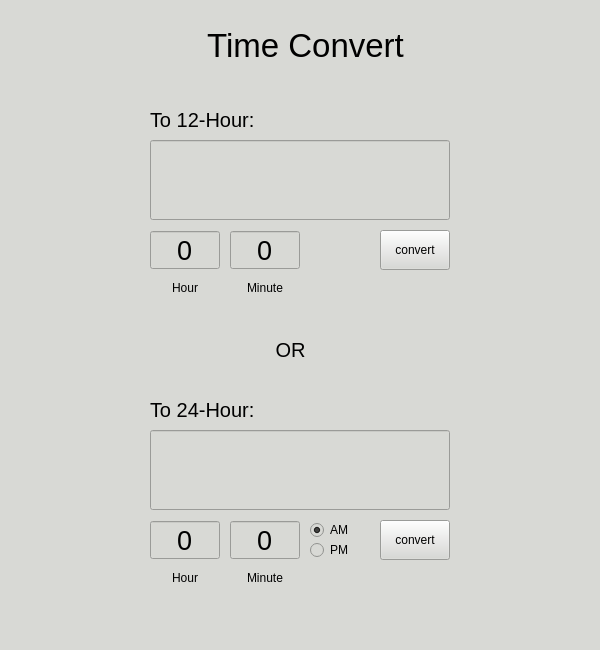
<?xml version="1.0" encoding="UTF-8"?>
<ui version="4.0">
 <class>MainWindow</class>
 <widget class="QMainWindow" name="MainWindow">
  <property name="geometry">
   <rect>
    <x>0</x>
    <y>0</y>
    <width>600</width>
    <height>650</height>
   </rect>
  </property>
  <property name="minimumSize">
   <size>
    <width>600</width>
    <height>650</height>
   </size>
  </property>
  <property name="maximumSize">
   <size>
    <width>600</width>
    <height>650</height>
   </size>
  </property>
  <property name="font">
   <font>
    <pointsize>15</pointsize>
   </font>
  </property>
  <property name="windowTitle">
   <string>TimeConvert</string>
  </property>
  <property name="windowIcon">
   <iconset resource="Resources.qrc">
    <normaloff>:/Icon/Timecon.png</normaloff>:/Icon/Timecon.png</iconset>
  </property>
  <property name="styleSheet">
   <string notr="true">background-color: rgb(216, 217, 213);</string>
  </property>
  <widget class="QWidget" name="centralwidget">
   <widget class="QLabel" name="label_hour_12">
    <property name="geometry">
     <rect>
      <x>160</x>
      <y>280</y>
      <width>50</width>
      <height>15</height>
     </rect>
    </property>
    <property name="text">
     <string>Hour</string>
    </property>
    <property name="alignment">
     <set>Qt::AlignCenter</set>
    </property>
   </widget>
   <widget class="QLabel" name="label_mint_12">
    <property name="geometry">
     <rect>
      <x>240</x>
      <y>280</y>
      <width>50</width>
      <height>15</height>
     </rect>
    </property>
    <property name="text">
     <string>Minute</string>
    </property>
    <property name="alignment">
     <set>Qt::AlignCenter</set>
    </property>
   </widget>
   <widget class="QLineEdit" name="screen_12">
    <property name="geometry">
     <rect>
      <x>150</x>
      <y>140</y>
      <width>300</width>
      <height>80</height>
     </rect>
    </property>
    <property name="font">
     <font>
      <pointsize>20</pointsize>
     </font>
    </property>
    <property name="styleSheet">
     <string notr="true"/>
    </property>
    <property name="text">
     <string/>
    </property>
    <property name="alignment">
     <set>Qt::AlignCenter</set>
    </property>
    <property name="readOnly">
     <bool>true</bool>
    </property>
   </widget>
   <widget class="QLabel" name="label_or">
    <property name="geometry">
     <rect>
      <x>260</x>
      <y>340</y>
      <width>61</width>
      <height>20</height>
     </rect>
    </property>
    <property name="font">
     <font>
      <pointsize>15</pointsize>
     </font>
    </property>
    <property name="text">
     <string>OR</string>
    </property>
    <property name="alignment">
     <set>Qt::AlignCenter</set>
    </property>
   </widget>
   <widget class="QLabel" name="title">
    <property name="geometry">
     <rect>
      <x>110</x>
      <y>20</y>
      <width>391</width>
      <height>50</height>
     </rect>
    </property>
    <property name="font">
     <font>
      <pointsize>25</pointsize>
     </font>
    </property>
    <property name="text">
     <string>Time Convert</string>
    </property>
    <property name="alignment">
     <set>Qt::AlignCenter</set>
    </property>
   </widget>
   <widget class="QLabel" name="label_mint_24">
    <property name="geometry">
     <rect>
      <x>240</x>
      <y>570</y>
      <width>50</width>
      <height>15</height>
     </rect>
    </property>
    <property name="text">
     <string>Minute</string>
    </property>
    <property name="alignment">
     <set>Qt::AlignCenter</set>
    </property>
   </widget>
   <widget class="QLabel" name="label_hour_24">
    <property name="geometry">
     <rect>
      <x>160</x>
      <y>570</y>
      <width>50</width>
      <height>15</height>
     </rect>
    </property>
    <property name="text">
     <string>Hour</string>
    </property>
    <property name="alignment">
     <set>Qt::AlignCenter</set>
    </property>
   </widget>
   <widget class="QLineEdit" name="screen_24">
    <property name="geometry">
     <rect>
      <x>150</x>
      <y>430</y>
      <width>300</width>
      <height>80</height>
     </rect>
    </property>
    <property name="font">
     <font>
      <pointsize>20</pointsize>
     </font>
    </property>
    <property name="text">
     <string/>
    </property>
    <property name="alignment">
     <set>Qt::AlignCenter</set>
    </property>
    <property name="readOnly">
     <bool>true</bool>
    </property>
   </widget>
   <widget class="QRadioButton" name="am">
    <property name="geometry">
     <rect>
      <x>310</x>
      <y>520</y>
      <width>80</width>
      <height>20</height>
     </rect>
    </property>
    <property name="text">
     <string>AM</string>
    </property>
    <property name="checked">
     <bool>true</bool>
    </property>
   </widget>
   <widget class="QRadioButton" name="pm">
    <property name="geometry">
     <rect>
      <x>310</x>
      <y>540</y>
      <width>80</width>
      <height>20</height>
     </rect>
    </property>
    <property name="text">
     <string>PM</string>
    </property>
   </widget>
   <widget class="QPushButton" name="convert_12">
    <property name="geometry">
     <rect>
      <x>380</x>
      <y>230</y>
      <width>70</width>
      <height>40</height>
     </rect>
    </property>
    <property name="text">
     <string>convert</string>
    </property>
   </widget>
   <widget class="QPushButton" name="convert_24">
    <property name="geometry">
     <rect>
      <x>380</x>
      <y>520</y>
      <width>70</width>
      <height>40</height>
     </rect>
    </property>
    <property name="text">
     <string>convert</string>
    </property>
   </widget>
   <widget class="QSpinBox" name="hour_12">
    <property name="geometry">
     <rect>
      <x>150</x>
      <y>230</y>
      <width>70</width>
      <height>40</height>
     </rect>
    </property>
    <property name="font">
     <font>
      <pointsize>20</pointsize>
     </font>
    </property>
    <property name="locale">
     <locale language="English" country="UnitedStates"/>
    </property>
    <property name="alignment">
     <set>Qt::AlignCenter</set>
    </property>
    <property name="buttonSymbols">
     <enum>QAbstractSpinBox::NoButtons</enum>
    </property>
   </widget>
   <widget class="QSpinBox" name="mint_12">
    <property name="geometry">
     <rect>
      <x>230</x>
      <y>230</y>
      <width>70</width>
      <height>40</height>
     </rect>
    </property>
    <property name="font">
     <font>
      <pointsize>20</pointsize>
     </font>
    </property>
    <property name="locale">
     <locale language="English" country="UnitedStates"/>
    </property>
    <property name="alignment">
     <set>Qt::AlignCenter</set>
    </property>
    <property name="buttonSymbols">
     <enum>QAbstractSpinBox::NoButtons</enum>
    </property>
   </widget>
   <widget class="QSpinBox" name="hour_24">
    <property name="geometry">
     <rect>
      <x>150</x>
      <y>520</y>
      <width>70</width>
      <height>40</height>
     </rect>
    </property>
    <property name="font">
     <font>
      <pointsize>20</pointsize>
     </font>
    </property>
    <property name="locale">
     <locale language="English" country="UnitedStates"/>
    </property>
    <property name="alignment">
     <set>Qt::AlignCenter</set>
    </property>
    <property name="buttonSymbols">
     <enum>QAbstractSpinBox::NoButtons</enum>
    </property>
   </widget>
   <widget class="QSpinBox" name="mint_24">
    <property name="geometry">
     <rect>
      <x>230</x>
      <y>520</y>
      <width>70</width>
      <height>40</height>
     </rect>
    </property>
    <property name="font">
     <font>
      <pointsize>20</pointsize>
     </font>
    </property>
    <property name="locale">
     <locale language="English" country="UnitedStates"/>
    </property>
    <property name="alignment">
     <set>Qt::AlignCenter</set>
    </property>
    <property name="buttonSymbols">
     <enum>QAbstractSpinBox::NoButtons</enum>
    </property>
   </widget>
   <widget class="QLabel" name="label">
    <property name="geometry">
     <rect>
      <x>150</x>
      <y>110</y>
      <width>150</width>
      <height>20</height>
     </rect>
    </property>
    <property name="font">
     <font>
      <pointsize>15</pointsize>
     </font>
    </property>
    <property name="styleSheet">
     <string notr="true"/>
    </property>
    <property name="text">
     <string>To 12-Hour:</string>
    </property>
   </widget>
   <widget class="QLabel" name="label_2">
    <property name="geometry">
     <rect>
      <x>150</x>
      <y>400</y>
      <width>150</width>
      <height>20</height>
     </rect>
    </property>
    <property name="font">
     <font>
      <pointsize>15</pointsize>
     </font>
    </property>
    <property name="text">
     <string>To 24-Hour:</string>
    </property>
   </widget>
  </widget>
  <widget class="QMenuBar" name="menubar">
   <property name="geometry">
    <rect>
     <x>0</x>
     <y>0</y>
     <width>600</width>
     <height>21</height>
    </rect>
   </property>
  </widget>
  <widget class="QStatusBar" name="statusbar"/>
 </widget>
 <resources>
  <include location="Resources.qrc"/>
 </resources>
 <connections/>
</ui>
